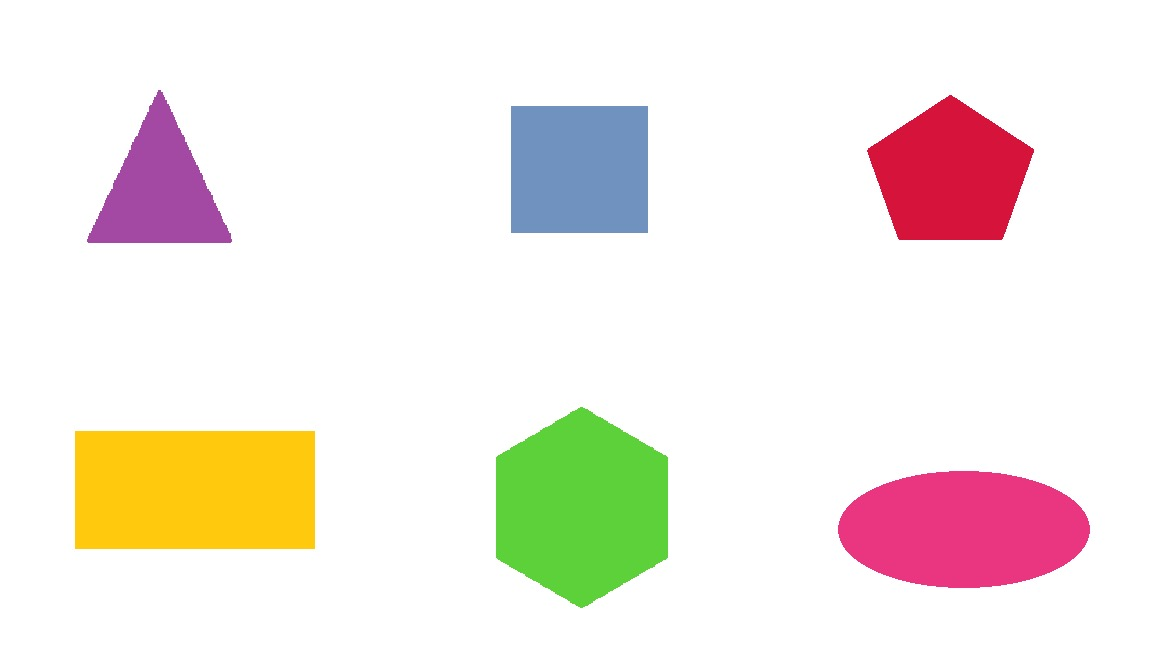
#> input picture shapes.jpeg, 1152 x 648 px
$ python main.py
#> lines starting #> are read from the running program, lines starting #| are printed output that depends on the picture; after the words box and inside, x2 and y2 are one past the last pixel; in counts of white or black regions, pixels touching at a corner belong together
### rectangle.py
import cv2
from shaping import Shape
class Rectangle(Shape):
    def __init__(self):
        super().__init__()
        #To store all squares and rectangles.
        self.rectangle_list = []
        self.square_list = []

    def detect_shapes(self, img, approx):
        #Finding each rectangle's aspect ratio to decide whether it's a square or not.
        x, y, w, h = cv2.boundingRect(approx)
        ratio = float(w / h)
        if len(approx) == 4:
            if 1.1 >= ratio >= 0.9:
                self.square_list.append(approx)
                cv2.putText(img, f"{len(self.square_list)} square found",(20, 600), cv2.FONT_HERSHEY_DUPLEX, 0.5, (0, 0, 0), 1)
            else:
                self.rectangle_list.append(approx)
                cv2.putText(img, f"{len(self.rectangle_list)} rectangle found",(20, 580), cv2.FONT_HERSHEY_DUPLEX, 0.5, (0, 0, 0), 1)

    def contour_shapes(self, img, approx):
        #Drawing contours on a shape which has 4 corners.
        if len(approx) == 4:
            cv2.drawContours(img, [approx], -1, (0, 0, 0), 2)

    def print_shape_info(self, img):
        # Finding square's and rectangel's center and putting the information there.
        for square in self.square_list:
            M = cv2.moments(square)
            if M["m00"] > 0:
                cx = int(M["m10"] / M["m00"])
                cy = int(M["m01"] / M["m00"])
                cv2.putText(img, "Square", (cx-60, cy), cv2.FONT_HERSHEY_DUPLEX, 0.8, (0, 0, 0), 2)
                cv2.putText(img, "4 corners", (cx-60 , cy+30), cv2.FONT_HERSHEY_DUPLEX, 0.8, (0, 0, 0), 2)

        for rectangle in self.rectangle_list:
            M = cv2.moments(rectangle)
            if M["m00"] > 0:
                cx = int(M["m10"] / M["m00"])
                cy = int(M["m01"] / M["m00"])
                cv2.putText(img, "Rectangle", (cx-60, cy), cv2.FONT_HERSHEY_DUPLEX, 0.8, (0, 0, 0), 2)
                cv2.putText(img, "4 corners", (cx-60 , cy+30), cv2.FONT_HERSHEY_DUPLEX, 0.8, (0, 0, 0), 2)

### triangle.py
import cv2
from shaping import Shape
class Triangle(Shape):
    def __init__(self):
        super().__init__()
        #To store all triangles(if there is same shape more than 1 it will detect).
        self.triangle_list = []

    def detect_shapes(self, img, approx):
        #If shape has 3 certain points it's triangle.
        if len(approx) == 3:
            self.triangle_list.append(approx)
            cv2.putText(img, f"{len(self.triangle_list)} triangle found",(20, 620), cv2.FONT_HERSHEY_DUPLEX, 0.5, (0, 0, 0), 1)

    def contour_shapes(self, img, approx):
        if len(approx) == 3:
            #To draw contours around triangles
            cv2.drawContours(img, [approx], -1, (0, 0, 0), 2)

    def print_shape_info(self, img):
        for triangle in self.triangle_list:
            #Finding triangle's center and putting the information there.
            M = cv2.moments(triangle)
            # To avoid division by zero
            if M["m00"] > 0:
                cx = int(M["m10"] / M["m00"])
                cy = int(M["m01"] / M["m00"])
                cv2.putText(img, "Triangle", (cx-50, cy), cv2.FONT_HERSHEY_DUPLEX, 0.8, (0, 0, 0), 2)
                cv2.putText(img, "3 corners", (cx-50 , cy+30), cv2.FONT_HERSHEY_DUPLEX, 0.8, (0, 0, 0), 2)

### shaping.py
class Shape:
    def __init__(self):
        pass
    #All shapes require different things in a function.
    def detect_shapes(self, img, approx):
        pass

    def contour_shapes(self, img, approx):
        pass

    def print_shape_info(self, img):
        pass

### pentagon.py
import cv2
from shaping import Shape
class Pentagon(Shape):
    def __init__(self):
        super().__init__()
        #To store all pentagons.
        self.pentagon_list = []

    def detect_shapes(self, img, approx):
        if len(approx) == 5:
            self.pentagon_list.append(approx)
            cv2.putText(img, f"{len(self.pentagon_list)} pentagon found",(200, 620), cv2.FONT_HERSHEY_DUPLEX, 0.5, (0, 0, 0), 1)

    def contour_shapes(self, img, approx):
        if len(approx) == 5:
            cv2.drawContours(img, [approx], -1, (0, 0, 0), 2)

    def print_shape_info(self, img):
        # Finding pentagon's center and putting the information there.
        for pentagon in self.pentagon_list:
            M = cv2.moments(pentagon)
            if M["m00"] > 0:
                cx = int(M["m10"] / M["m00"])
                cy = int(M["m01"] / M["m00"])
                cv2.putText(img, "Pentagon", (cx-60, cy), cv2.FONT_HERSHEY_DUPLEX, 0.8, (0, 0, 0), 2)
                cv2.putText(img, "5 corners", (cx-60 , cy+30), cv2.FONT_HERSHEY_DUPLEX, 0.8, (0, 0, 0), 2)

### hexagon.py
import cv2
from shaping import Shape
class Hexagon(Shape):
    def __init__(self):
        super().__init__()
        #To store all hexagons.
        self.hexagon_list = []

    def detect_shapes(self, img, approx):
        if len(approx) == 6:
            self.hexagon_list.append(approx)
            #Putting text on image about how many specific shapes are found.
            cv2.putText(img, f"{len(self.hexagon_list)} hexagon found",(200, 600), cv2.FONT_HERSHEY_DUPLEX, 0.5, (0, 0, 0), 1)

    def contour_shapes(self, img, approx):
        if len(approx) == 6:
            cv2.drawContours(img, [approx], -1, (0, 0, 0), 2)

    def print_shape_info(self, img):
        # Finding hexagon's center and putting the information there.
        for hexagon in self.hexagon_list:
            M = cv2.moments(hexagon)
            if M["m00"] > 0:
                cx = int(M["m10"] / M["m00"])
                cy = int(M["m01"] / M["m00"])
                cv2.putText(img, "Hexagon", (cx-60, cy), cv2.FONT_HERSHEY_DUPLEX, 0.8, (0, 0, 0), 2)
                cv2.putText(img, "6 corners", (cx-60 , cy+30), cv2.FONT_HERSHEY_DUPLEX, 0.8, (0, 0, 0), 2)

### circle.py
import cv2
from shaping import Shape
class Circle(Shape):
    def __init__(self):
        super().__init__()
        #To store all circles and ellipses.
        self.circle_list = []
        self.ellipse_list = []

    def detect_shapes(self, img, approx):
        #If shape has approximately 6-15 corners it will be detected as an ellipse.
        if 6 < len(approx) < 15:
            self.ellipse_list.append(approx)
            cv2.putText(img, f"{len(self.ellipse_list)} ellipse found",(200, 580), cv2.FONT_HERSHEY_DUPLEX, 0.5, (0, 0, 0), 1)
        elif 15 <= len(approx):
            self.circle_list.append(approx)
            cv2.putText(img, f"{len(self.circle_list)} circle found",(200, 580), cv2.FONT_HERSHEY_DUPLEX, 0.5, (0, 0, 0), 1)

    def contour_shapes(self, img, approx):
        if len(approx) < 15:
            cv2.drawContours(img, [approx], -1, (0, 0, 0), 2)

    def print_shape_info(self, img):
        # Finding circle's and ellipse's center and putting the information there.
        for circle in self.circle_list:
            M = cv2.moments(circle)
            if M["m00"] > 0:  # Avoid division by zero
                cx = int(M["m10"] / M["m00"])
                cy = int(M["m01"] / M["m00"])
                cv2.putText(img, "Circle", (cx-60, cy), cv2.FONT_HERSHEY_DUPLEX, 0.8, (0, 0, 0), 2)
                cv2.putText(img, "0 corners", (cx-60 , cy+30), cv2.FONT_HERSHEY_DUPLEX, 0.8, (0, 0, 0), 2)

        for ellipse in self.ellipse_list:
            M = cv2.moments(ellipse)
            #To avoid division by zero
            if M["m00"] > 0:
                cx = int(M["m10"] / M["m00"])
                cy = int(M["m01"] / M["m00"])
                cv2.putText(img, "Ellipse", (cx-60, cy), cv2.FONT_HERSHEY_DUPLEX, 0.8, (0, 0, 0), 2)
                cv2.putText(img, "0 corners", (cx-60 , cy+30), cv2.FONT_HERSHEY_DUPLEX, 0.8, (0, 0, 0), 2)

### main.py
import cv2
from triangle import Triangle
from rectangle import Rectangle
from pentagon import Pentagon
from hexagon import Hexagon
from circle import Circle

img = cv2.imread("shapes.jpeg")
#> img is the input picture: shape (648, 1152, 3); mean B, G, R 227.6, 234.3, 242.8
gray = cv2.cvtColor(img, cv2.COLOR_BGR2GRAY)
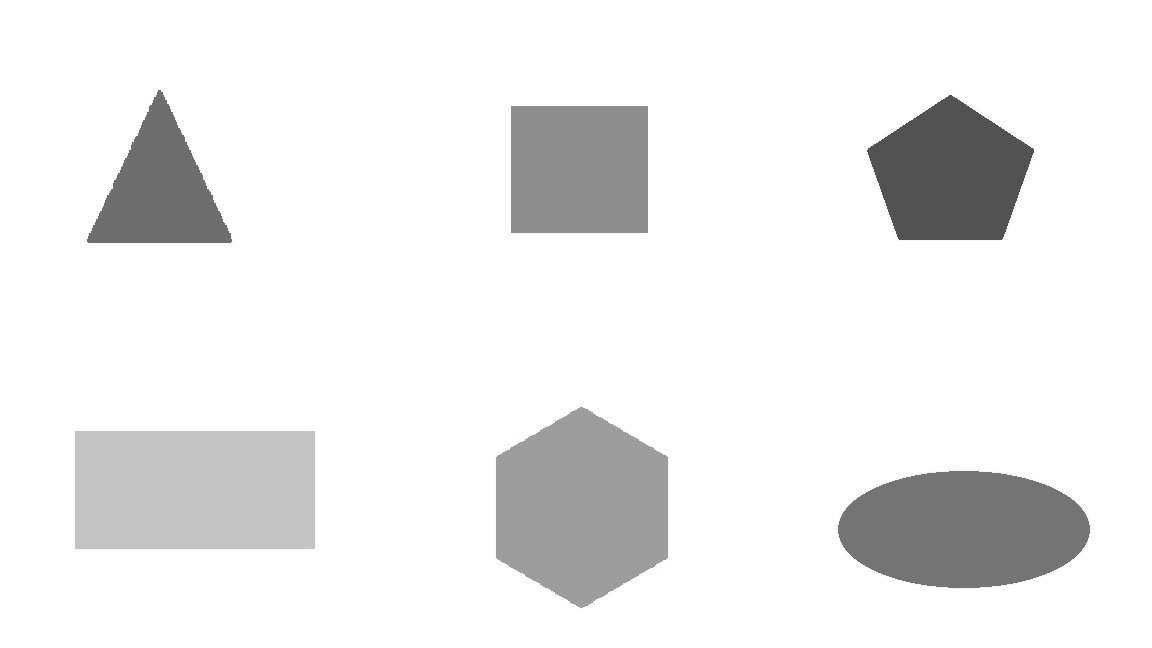
#> gray: shape (648, 1152); min 72, max 255, mean 236.1
#To detect edges in an image
edges = cv2.Canny(gray, 100, 200)
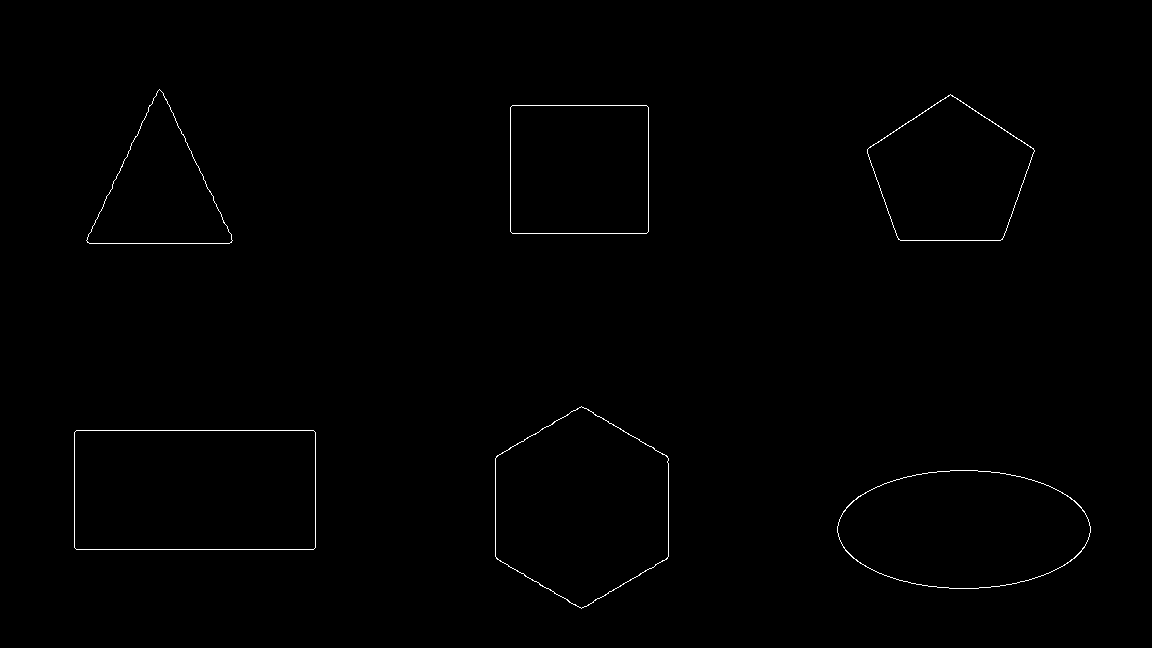
#> edges: shape (648, 1152); 0.46% white in thin lines or dots, all inside (x1, y1, x2, y2) = (74, 89, 1091, 609)
#To find contours in an image which are defined as curve between 2 points.
contours = cv2.findContours(edges, cv2.RETR_EXTERNAL, cv2.CHAIN_APPROX_SIMPLE)[0]
#> contours = 6 contours; box (x1, y1, x2, y2) and area: (74, 430, 316, 550) 28671, (495, 406, 669, 609) 26228, (837, 470, 1091, 589) 23327, (510, 105, 649, 234) 17656, (867, 94, 1035, 241) 17008, (86, 89, 233, 244) 11716
for contour in contours:
    #Approximation is sensitive to find most certain corners.
    # Approximation tolerance
    epsilon = 0.01 * cv2.arcLength(contour, True)
    approx = cv2.approxPolyDP(contour, epsilon, True)

    #All shape's data is stored in shapes list and is being iterated.
    shapes = [Triangle(), Rectangle(), Pentagon(), Hexagon(), Circle()]
    for shape in shapes:
        shape.detect_shapes(img, approx)
        shape.contour_shapes(img, approx)
        shape.print_shape_info(img)
#> this loop made 6 passes
#> epsilon on passes 1, 3, 5: 6.34, 6.38, 5.23
#> (epsilon, approx) on passes 2, 4, 6: (7.15, [[74, 432], [76, 549], [315, 547], [313, 430]]), (5.27, [[510, 107], [512, 233], [648, 231], [646, 105]]), (5.14, [[159, 89], [89, 243], [232, 240]])
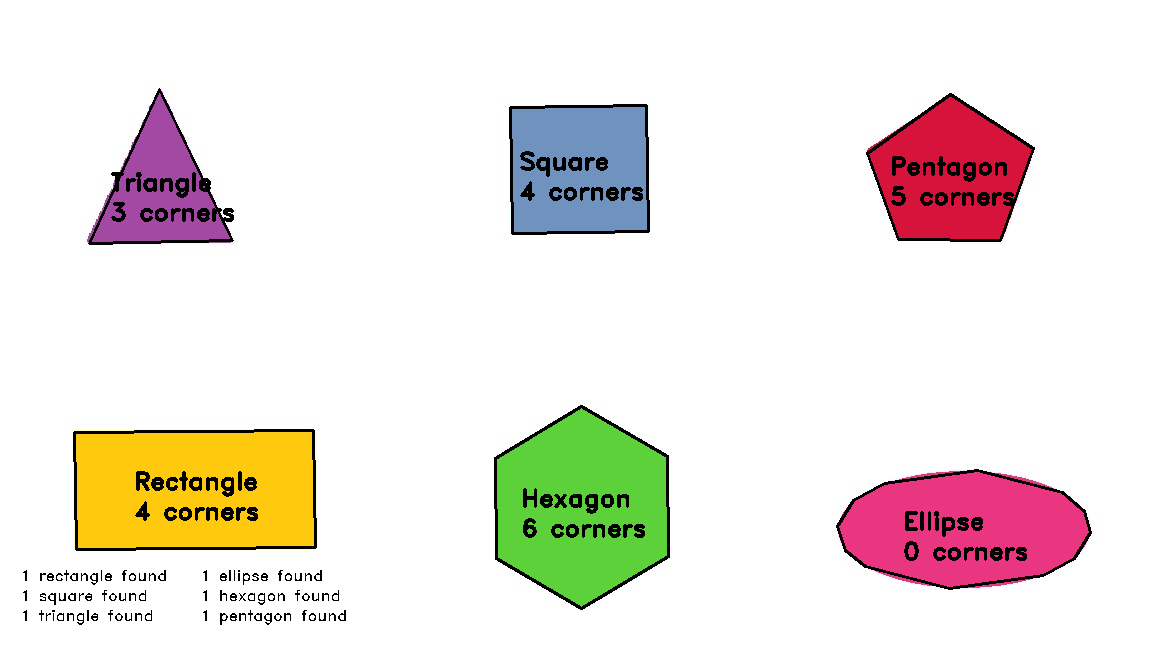
#> img: shape (648, 1152, 3); 3.13% of pixels changed, all inside (x1, y1, x2, y2) = (23, 88, 1092, 625)
#To show the final image
cv2.imshow("Detected Shapes", img)
cv2.waitKey(0)
cv2.destroyAllWindows()
